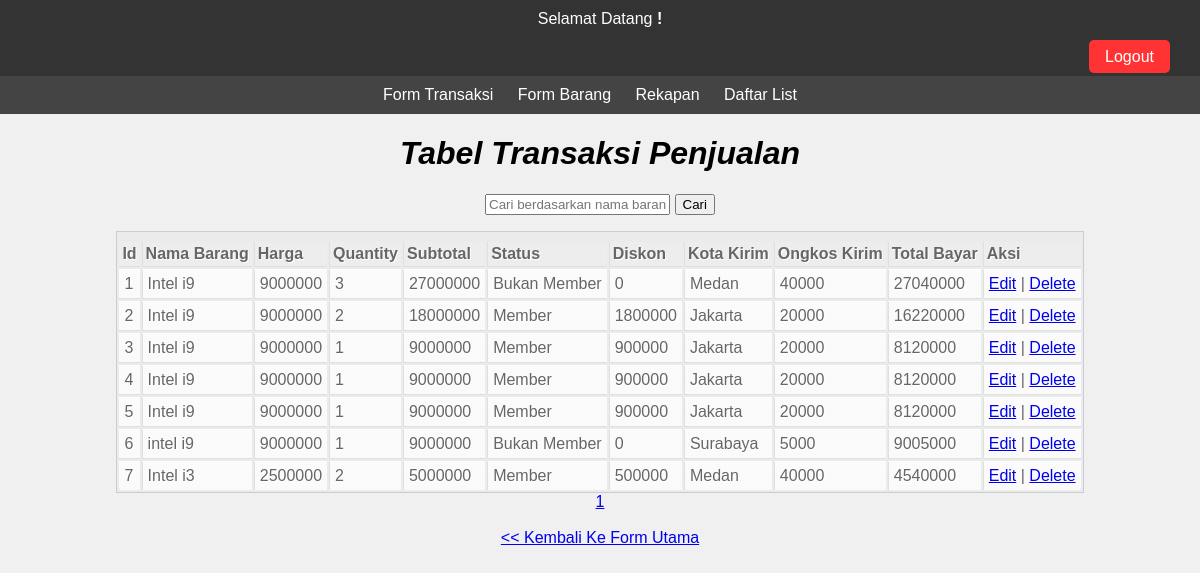
/transaksi/view.php, run on the app's committed database.
### tables this page shows
CREATE TABLE `transaksi` (
  `id` int(6) UNSIGNED NOT NULL,
  `nama_barang` varchar(30) NOT NULL,
  `harga` varchar(30) NOT NULL,
  `jumlah` varchar(50) NOT NULL,
  `subtotal` varchar(50) NOT NULL,
  `status` varchar(50) NOT NULL,
  `kota` varchar(50) NOT NULL,
  `diskon` varchar(50) NOT NULL,
  `ongkos` varchar(50) NOT NULL,
  `total` varchar(50) NOT NULL
);

### transaksi/view.php (the view, shortened to what this page needs)
<?php
require "../koneksi.php";
$results_per_page = 10;
if (!isset($_GET['page'])) {
    $page = 1;
} else {
    $page = $_GET['page'];
}
$start_from = ($page - 1) * $results_per_page;
if(isset($_POST['search'])) {
    $search = $_POST['search'];
    $query = mysqli_query($conn, "SELECT * FROM transaksi WHERE nama_barang LIKE '%$search%' ORDER BY id DESC LIMIT $start_from, $results_per_page");
} else {
    $query = mysqli_query($conn, "SELECT * FROM transaksi ORDER BY id DESC LIMIT $start_from, $results_per_page");
}
$total_pages_query = "SELECT COUNT(*) as total FROM transaksi";
$result = mysqli_query($conn, $total_pages_query);
$row = mysqli_fetch_assoc($result);
$total_pages = ceil($row["total"] / $results_per_page);
?>
<html>
<head>
</head>
<link rel="stylesheet" href="../style.css" />
<body>
<div id="header">
	<tr>Selamat Datang <b><?php echo $_SESSION['username']; ?>!</b></tr>
	<tr><div id="logout-container" align="right"><a id="logout-link" href="../logout.php">Logout</a></div></tr>
</div>
<div id="nav">
    <a href="../transaksi/index.php">Form Transaksi</a>
    <a href="../barang/input_barang.php">Form Barang</a>
    <a href="../barang/rekap.php">Rekapan</a>
    <a href="../barang/daftarlist.php">Daftar List</a>
</div>
<div align="center">
<h1>Tabel Transaksi Penjualan</h1>
<form method="post" action="">
    <input type="text" name="search" placeholder="Cari berdasarkan nama barang">
    <input type="submit" value="Cari">
</form>
<table>
<tr>
    <th bgcolor="#ffc0cb">Id</th>
    <th bgcolor="#ffc0cb">Nama Barang</th>
    <th bgcolor="#ffc0cb">Harga</th>
    <th bgcolor="#ffc0cb">Quantity</th>
    <th bgcolor="#ffc0cb">Subtotal</th>
    <th bgcolor="#ffc0cb">Status</th>
    <th bgcolor="#ffc0cb">Diskon</th>
    <th bgcolor="#ffc0cb">Kota Kirim</th>
    <th bgcolor="#ffc0cb">Ongkos Kirim</th>
    <th bgcolor="#ffc0cb">Total Bayar</th>
    <th bgcolor="#ffc0cb">Aksi</th>
</tr>
<?php if(mysqli_num_rows($query) > 0){ ?>
    <?php
        $id = $start_from + 1;
        while($data = mysqli_fetch_array($query)){
    ?>
    <tr>
        <td><?php echo $id ?></td>
        <td><?php echo $data["nama_barang"];?></td>
        <td><?php echo $data["harga"];?></td>
        <td><?php echo $data["jumlah"];?></td>
        <td><?php echo $data["subtotal"];?></td>
        <td><?php echo $data["status"];?></td>
        <td><?php echo $data["diskon"];?></td>
        <td><?php echo $data["kota"];?></td>
        <td><?php echo $data["ongkos"];?></td>
        <td><?php echo $data["total"];?></td>
        <td><?php echo "<a href='edit_barang.php?id=".$data['id']."'> Edit</a>";?> |
        <?php echo "<a href='delete.php?id=".$data['id']."' onclick='return confirmDelete();'> Delete</a>";?></td>
    </tr>
    <?php $id++; } ?>
<?php } ?>
</table>
<?php
for ($i = 1; $i <= $total_pages; $i++) {
    echo "<a href='?page=" . $i . "'>" . $i . "</a> ";
}
?>
</div>
<br>
<div align="center">
<a href="index.php" > &lt;&lt; Kembali Ke Form Utama</a>
</div>
</body>
</html>

### style.css (style rules this page uses)
h1 { font-family: sans-serif; font-style: italic; }
body { background-color: #f0f0f0; font-family: Arial, sans-serif; margin: 0; padding: 0; }
#header { background-color: #333; color: #fff; padding: 10px; text-align: center; }
#nav { background-color: #444; color: #fff; padding: 10px; text-align: center; }
#nav a { color: #fff; text-decoration: none; margin-right: 20px; transition: color 0.3s ease-in-out; }
#logout-container { margin-top: 20px; margin-right: 20px; }
#logout-link { background-color: #ff3333; color: #fff; padding: 8px 16px; border-radius: 5px; text-decoration: none; transition: background-color 0.3s ease-in-out; }
table { font-family: Arial, Helvetica, sans-serif; color: #666; text-shadow: 1px 1px 0px #fff; background: #eaebec; border: #ccc 1px solid; padding-top:8px; }
table th { padding: 3px 3px; border-left:1px solid #e0e0e0; border-bottom: 1px solid #e0e0e0; background: #ededed; }
table th:first-child { border-left:none; }
table tr { text-align: left; padding-left: 5px; }
table td:first-child { text-align: left; padding-left: 5px; border-left: 0; }
table td { padding: 5px 5px; border-top: 1px solid #ffffff; border-bottom: 1px solid #e0e0e0; border-left: 1px solid #e0e0e0; background: #fafafa; background: -webkit-gradient(linear, left top, left bottom, from(#fbfbfb), to(#fafafa)); background: -moz-linear-gradient(top, #fbfbfb, #fafafa); }
table tr:last-child td { border-bottom: 0; }
table tr:last-child td:first-child { -moz-border-radius-bottomleft: 3px; -webkit-border-bottom-left-radius: 3px; border-bottom-left-radius: 3px; }
table tr:last-child td:last-child { -moz-border-radius-bottomright: 3px; -webkit-border-bottom-right-radius: 3px; border-bottom-right-radius: 3px; }

### data on the page
transaksi: nama_barang "Intel i9", harga "9000000", jumlah "3", subtotal "27000000", status "Bukan Member", diskon "0", kota "Medan", ongkos "40000", total "27040000"
transaksi: nama_barang "Intel i9", harga "9000000", jumlah "2", subtotal "18000000", status "Member", diskon "1800000", kota "Jakarta", ongkos "20000", total "16220000"
transaksi: nama_barang "Intel i9", harga "9000000", jumlah "1", subtotal "9000000", status "Member", diskon "900000", kota "Jakarta", ongkos "20000", total "8120000"
transaksi: nama_barang "Intel i9", harga "9000000", jumlah "1", subtotal "9000000", status "Member", diskon "900000", kota "Jakarta", ongkos "20000", total "8120000"
transaksi: nama_barang "Intel i9", harga "9000000", jumlah "1", subtotal "9000000", status "Member", diskon "900000", kota "Jakarta", ongkos "20000", total "8120000"
transaksi: nama_barang "intel i9", harga "9000000", jumlah "1", subtotal "9000000", status "Bukan Member", diskon "0", kota "Surabaya", ongkos "5000", total "9005000"
transaksi: nama_barang "Intel i3", harga "2500000", jumlah "2", subtotal "5000000", status "Member", diskon "500000", kota "Medan", ongkos "40000", total "4540000"
